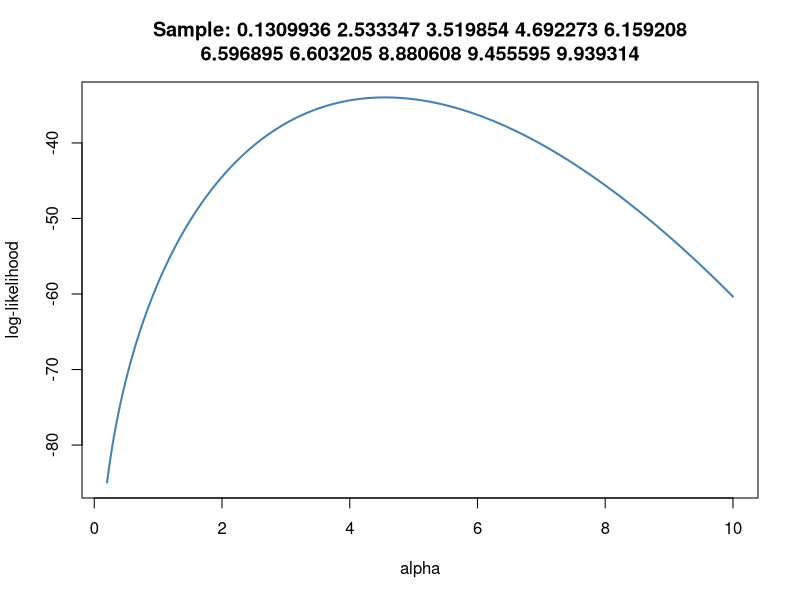

Recreate this plot in R.
max_sample = 10
sample_size = 10

# draw sample from gamma distribution
sample = sort(runif(sample_size, max=max_sample))

# define log-likelihood
alpha = seq(0.2, 10, length.out=1000)
l_alpha <- function(alpha) {
  result = numeric()
  for (a in alpha)
    result = append(result, log(prod(dgamma(sample,shape=a,scale=1))))
  return(result)
}

plot_name = capture.output(cat('Sample:',sample))
plot_name = strwrap(plot_name,width=60)
plot_name = paste(plot_name,collapse='\n')
plot(alpha, l_alpha(alpha), type='l', col='steelblue', lwd=2, main=plot_name, ylab='log-likelihood')